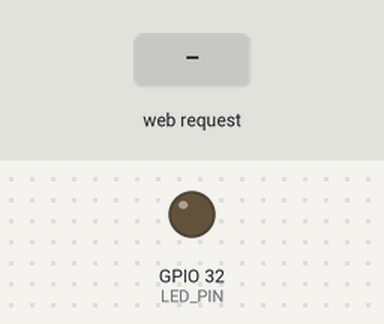
Recording of a sketch running on a simulated ESP32. Shown: output pins drawn as LEDs (lit = HIGH). The test bench sets the inputs (shaded band). WiFi joins after 1.5 s; servers stay silent unless stated; what the sketch prints to the serial monitor is not drawn.

Above: at 3.2 s.
3.3 s: HTTP request GET /ledtoggle received
At 3.6 s:
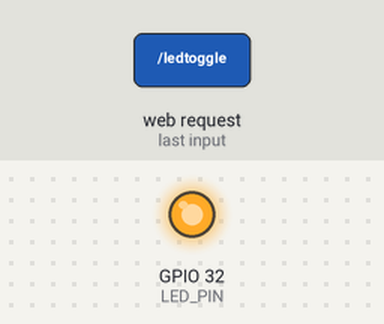
Timing chart, 0 to 6.3 s (numbered marks = the images above; inputs shaded):
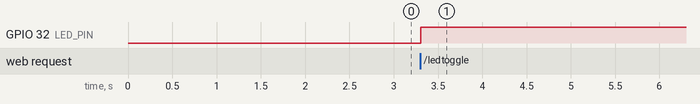

Measured:
- after the input at 3.3 s, GPIO 32 (LED_PIN): LOW → HIGH at once

The sketch:

ESP32_ASYNC_SERVER.ino
```cpp
/*
  ESP32 Web Server - v2.0.0
  Update to the latest version here:
  https://github.com/danilppzz/ESP32-Web-Server-Controller
*/

#include "WiFi.h"
#include "ESPAsyncWebServer.h"

const char* ssid = "ESP32-SERVER";
const char* password = "2ed53fa87b";

#define LED_PIN 32
bool ledState = false;

AsyncWebServer server(80);

const char index_html[] PROGMEM = R"rawliteral(
<!DOCTYPE HTML><html>
<head>
  <meta name="viewport" content="width=device-width, initial-scale=1">
  <link rel="stylesheet" href="https://use.fontawesome.com/releases/v5.7.2/css/all.css" integrity="sha384-fnmOCqbTlWIlj8LyTjo7mOUStjsKC4pOpQbqyi7RrhN7udi9RwhKkMHpvLbHG9Sr" crossorigin="anonymous">
  <style>
    body {
      display: flex;
    }
  </style>
</head>
<body>
  <button id="toggle" onclick="sendRequest('/ledtoggle')">Toggle</button>
  <h1>LED STATUS: </h1>
  <p id="led">%LED_STATUS%</p>
</body>
<script>
setInterval(function () {
  var xhttp = new XMLHttpRequest();
  xhttp.onreadystatechange = function() {
    if (this.readyState == 4 && this.status == 200) {
      document.getElementById("led").innerHTML = this.responseText;
    }
  };
  xhttp.open("GET", "/led", true);
  xhttp.send();
}, 5000);

function sendRequest(state) {
  var xhttp = new XMLHttpRequest();
  xhttp.onreadystatechange = function() {
    if (this.readyState == 4 && this.status == 200) {
      document.getElementById('toggle').innerHTML = this.responseText;
    }
  };
  xhttp.open('GET', state, true);
  xhttp.send();
}
</script>
</html>)rawliteral";

String readLedStatus() {
  return ledState ? "ON" : "OFF";
}

String processor(const String& var) {
  if (var == "LED_STATUS") {
    return readLedStatus();
  }
  return String();
}

void ledToggle(AsyncWebServerRequest *request) {
  ledState = !ledState;
  digitalWrite(LED_PIN, ledState ? HIGH : LOW);
  request->send(200, "text/plain", readLedStatus().c_str());
}

void setup() {
  Serial.begin(115200);
  pinMode(LED_PIN, OUTPUT);
  digitalWrite(LED_PIN, ledState ? HIGH : LOW);

  WiFi.begin(ssid, password);
  while (WiFi.status() != WL_CONNECTED) {
    delay(1000);
    Serial.println("Connecting to WiFi...");
  }

  Serial.println(WiFi.localIP());

  server.on("/", HTTP_GET, [](AsyncWebServerRequest *request) {
    request->send_P(200, "text/html", index_html, processor);
  });
  server.on("/led", HTTP_GET, [](AsyncWebServerRequest *request) {
    request->send(200, "text/plain", readLedStatus().c_str());
  });
  server.on("/ledtoggle", HTTP_GET, ledToggle);

  server.begin();
}

void loop() {
}
```
